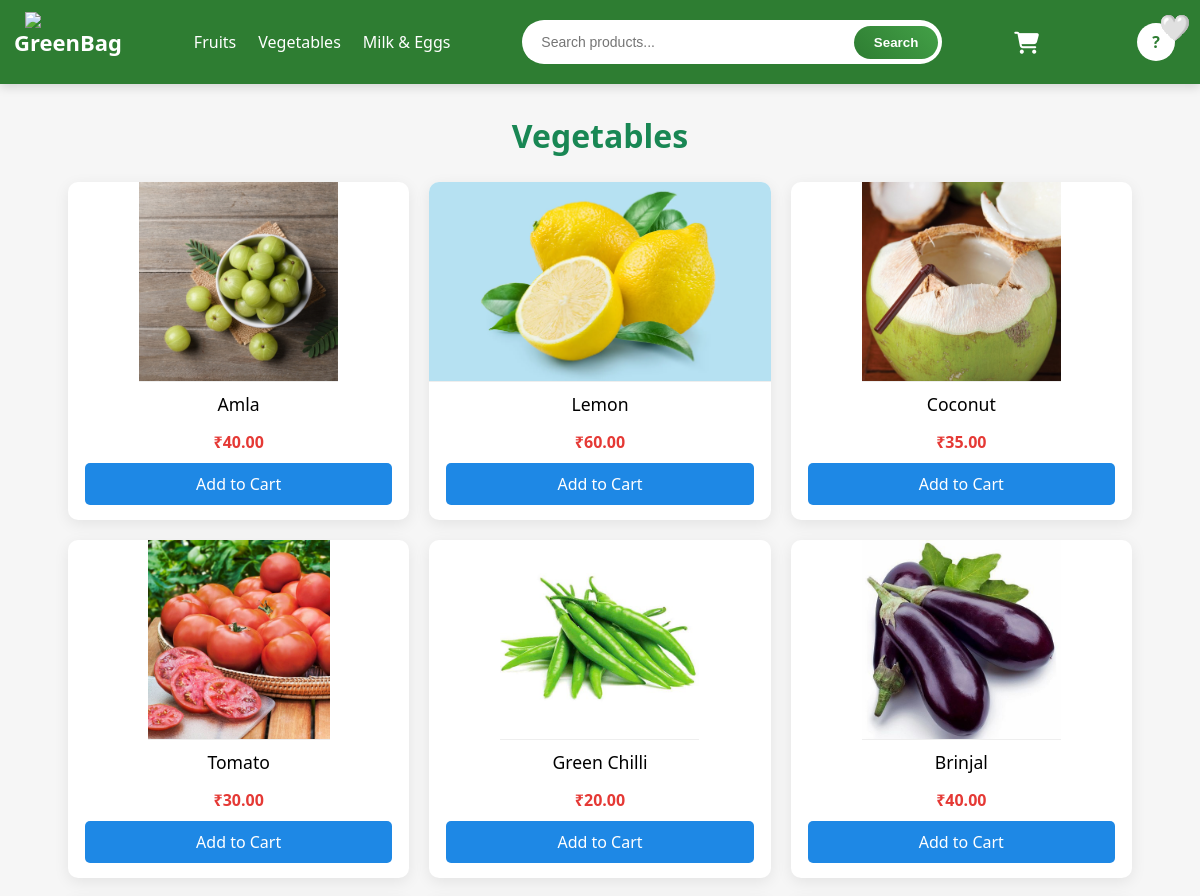
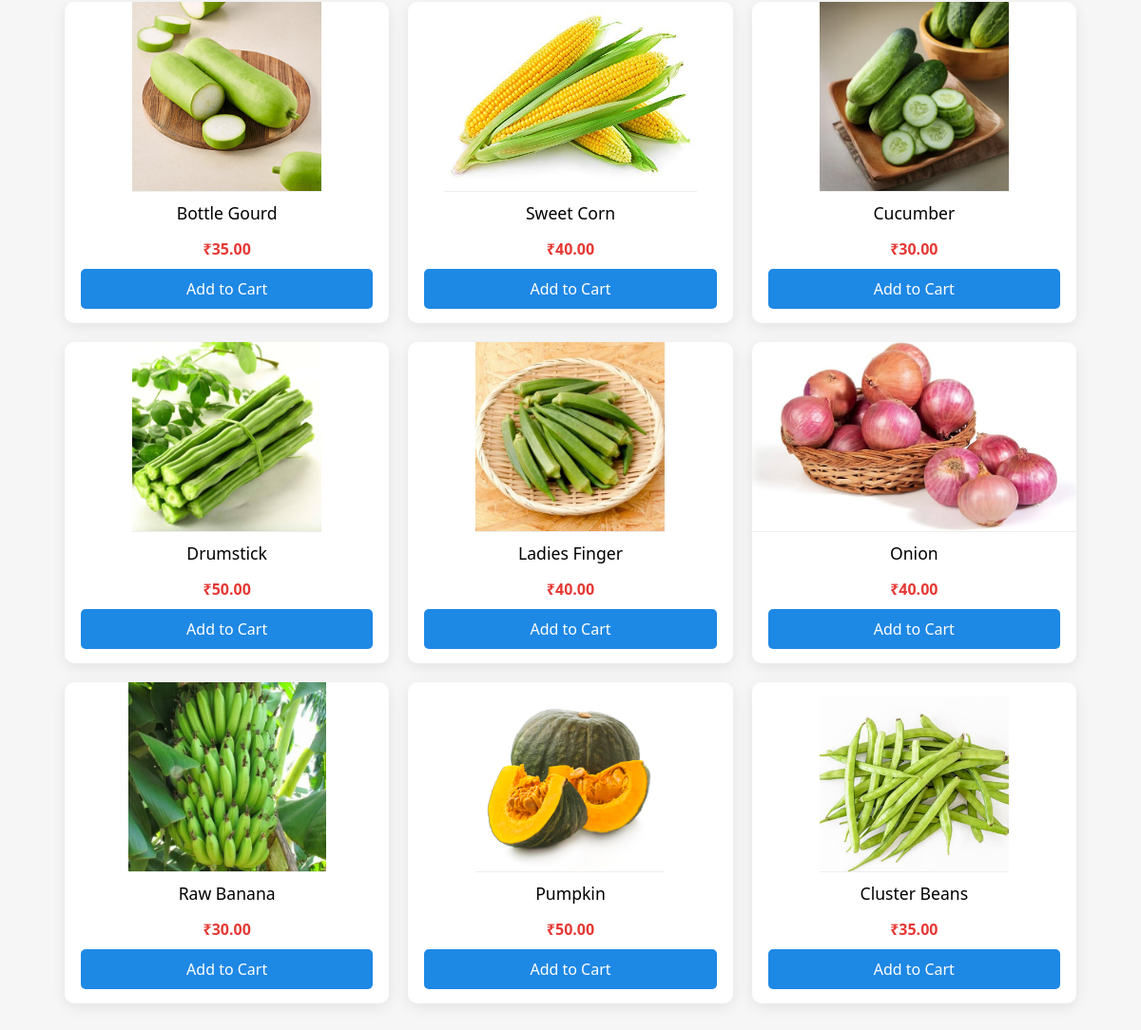
Page /vegetables/ on the committed database (2 pictures, top to bottom).
### bag/models.py (models this page shows, shortened)
class Category(models.Model):
    name = models.CharField(max_length=100, unique=True)

class Product(models.Model):
    category = models.ForeignKey(Category, on_delete=models.CASCADE, related_name='products')
    name = models.CharField(max_length=200)
    description = models.TextField(blank=True)
    price = models.DecimalField(max_digits=8, decimal_places=2)
    stock = models.IntegerField()
    image = models.ImageField(upload_to='products/')

### bag/views.py (the view)
# urls.py: path('vegetables/', vegetables_page, name='vegetables'),
def vegetables_page(request):
    category = get_object_or_404(Category, name__iexact="Vegetables")
    products = Product.objects.filter(category=category)
    return render(request, 'bag/category.html', {'category': 'Vegetables', 'products': products})

### bag/context_processors.py (called while the page is built)
def cart_count(request):
    cart = request.session.get('cart', {})
    return {
        'cart_count': sum(cart.values())
    }

### bag/templates/bag/category.html (shortened to what this page needs)
{% extends 'bag/base.html' %}
{% load static %}
{% block extra_css %}
<link rel="stylesheet" href="{% static 'bag/css/category.css' %}">
{% endblock %}
{% block content %}
<h2 class="page-title">{{ category }}</h2>
<div class="product-grid">
    {% for product in products %}
    <div class="product-card">
        <div class="favorite" data-product-id="{{ product.id }}">
            {% if user.is_authenticated and product in user.favorites.all %}
                ❤️
            {% else %}
                🤍
            {% endif %}
        </div>
        <a href="{% url 'product_detail' product.id %}">
            <img src="{{ product.image.url }}" class="main-img" alt="{{ product.name }}">
        </a>
        <h3 class="product-name">{{ product.name }}</h3>
        <p class="price">₹{{ product.price }}</p>
        <a href="{% url 'add_to_cart' product.id %}" class="btn add-cart">
            Add to Cart
        </a>
    </div>
    {% endfor %}
</div>
{% endblock %}

### bag/static/bag/css/base_navbar.css (style rules this page uses)
* { margin:0; padding:0; box-sizing:border-box; }
body { font-family: 'Segoe UI', Arial, sans-serif; background:#f6f6f6; }
.page-title { text-align:center; margin:25px 0; font-size:32px; color:#198754; font-weight:700; }

### bag/static/bag/css/category.css (style rules this page uses)
.product-grid { display: grid; grid-template-columns: repeat(4, 1fr); gap: 20px; padding: 0 20px 40px; }
.product-card { background: #fff; border-radius: 10px; overflow: hidden; box-shadow: 0 4px 15px rgba(0,0,0,0.08); display: flex; flex-direction: column; align-items: center; transition: transform 0.3s; }
.product-card img.main-img { width: 100%; height: 200px; object-fit: cover; display: block; border-bottom: 1px solid #eee; }
.product-name { font-size: 1.1rem; font-weight: 500; margin: 10px 5px; text-align: center; }
.price { font-size: 1rem; color: #e53935; font-weight: 600; margin: 5px 0 10px; text-align: center; }
.btn.add-cart { width: 90%; padding: 10px 0; margin-bottom: 15px; text-align: center; background: #1e88e5; color: #fff; border-radius: 5px; text-decoration: none; }
.favorite { position: absolute; top: 10px; right: 10px; font-size: 1.5rem; cursor: pointer; }
@media (max-width: 1200px) { .product-grid { grid-template-columns: repeat(3, 1fr); } }

### rows in the picture
Category: name "Vegetables"
Product: image (picture), name "Amla", price "40.00"
Product: image (picture), name "Lemon", price "60.00"
Product: image (picture), name "Coconut", price "35.00"
Product: image (picture), name "Tomato", price "30.00"
Product: image (picture), name "Green Chilli", price "20.00"
Product: image (picture), name "Brinjal", price "40.00"
Product: image (picture), name "Bottle Gourd", price "35.00"
Product: image (picture), name "Sweet Corn", price "40.00"
Product: image (picture), name "Cucumber", price "30.00"
Product: image (picture), name "Drumstick", price "50.00"
Product: image (picture), name "Ladies Finger", price "40.00"
Product: image (picture), name "Onion", price "40.00"
Product: image (picture), name "Raw Banana", price "30.00"
Product: image (picture), name "Pumpkin", price "50.00"
Product: image (picture), name "Cluster Beans", price "35.00"
